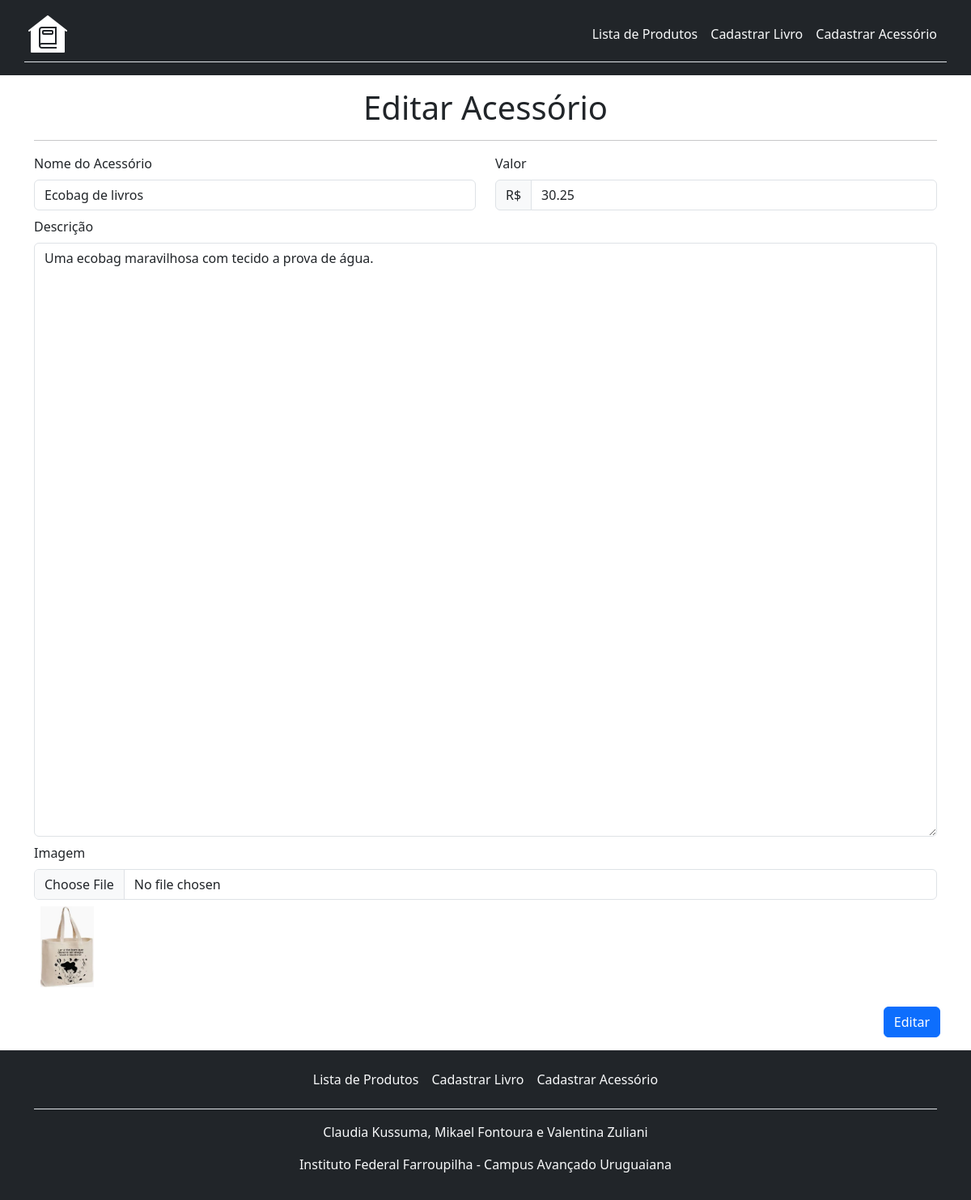
Page /edit_acessorio.php?id_acessorio=4 on the committed database.
### tables this page shows
CREATE TABLE `acessorio` (
  `id_acessorio` int(11) NOT NULL,
  `nome` varchar(255) NOT NULL,
  `descricao` text NOT NULL,
  `valor` decimal(10,2) NOT NULL,
  `imagem` varchar(255) NOT NULL
);

### edit_acessorio.php (the view, shortened to what this page needs)
<?php
$conexao = conectar();
$id_acessorio = $_GET['id_acessorio'];
$sql = "SELECT * FROM acessorio WHERE id_acessorio=$id_acessorio";
$resultado = mysqli_query($conexao, $sql);
$dados = mysqli_fetch_assoc($resultado);
?>
<!DOCTYPE html>
<html lang="pt-BR">
<head>
    <link href="https://cdn.jsdelivr.net/npm/bootstrap@5.3.2/dist/css/bootstrap.min.css" rel="stylesheet">
</head>
<body>
    <header>
        <nav class="navbar navbar-expand-sm bg-dark pb-2">
            <div class="container border-bottom p-1 mb-2">
                <img src="./assets/logo.png" class="navbar-brand me-3" width="50" height="auto">
                <ul class="navbar-nav text-end">
                    <li class="nav-item"><a class="nav-link link-body-emphasis px-2 text-light" href="index.php">Lista de Produtos</a></li>
                    <li class="nav-item"><a class="nav-link link-body-emphasis px-2 text-light" href="cad_livro.php">Cadastrar Livro</a></li>
                    <li class="nav-item"><a class="nav-link link-body-emphasis px-2 text-light" href="cad_acessorios.php">Cadastrar Acessório</a></li>
                </ul>
            </div>
        </nav>
    </header>
    <main class="container pt-3 pb-2">
        <div class="row">
            <div class="col-xl-12">
                <div class="text-center">
                    <h1>Editar Acessório</h1>
                    <hr>
                </div>
            </div>
        </div>
        <form action="processa_acessorio.php" method="POST" enctype="multipart/form-data">
            <div class="row">
                <div class="col-xl-6 pb-2">
                    <label class="form-label">Nome do Acessório</label>
                    <input class="form-control" type="text" name="nome" value="<?php echo $dados['nome']?>" required>
                </div>
                <div class="col-xl-6 pb-2">
                    <label class="form-label">Valor</label>
                    <div class="input-group">
                        <span class="input-group-text">R$</span>
                        <input type="text" name="valor" class="form-control" placeholder="20.50" value="<?php echo $dados['valor']?>" required>
                    </div>
                </div>
            </div>
            <div class="row">
                <div class="col-xl-12 pb-2">
                    <label class="form-label">Descrição</label>
                    <textarea class="form-control" name="descricao" id="texto" cols="100" rows="30" required><?php echo $dados['descricao']?></textarea>
                </div>
            </div>
            <div class="row">
                <div class="col-xl-12 pb-2">
                    <label class="form-label">Imagem</label>
                    <input class="form-control" type="file" name="imagem" required>
                    <div class="p-2"><img src="<?php echo $dados['imagem']?>" height="100px" width="auto"></div>
                </div>
            </div>
            <div class="row">
                <div class="p-2 text-end">
                    <button class="btn btn-primary" type="submit" name="editar">Editar</button>
                </div>
            </div>
        </form>
    </main>
    <footer class="py-3 bg-dark text-light">
        <div class="container">
            <ul class="nav justify-content-center border-bottom pb-3 mb-3">
                <li class="nav-item"><a class="nav-link link-body-emphasis px-2 text-light" href="index.php">Lista de Produtos</a></li>
                <li class="nav-item"><a class="nav-link link-body-emphasis px-2 text-light" href="cad_livro.php">Cadastrar Livro</a></li>
                <li class="nav-item"><a class="nav-link link-body-emphasis px-2 text-light" href="cad_acessorios.php">Cadastrar Acessório</a></li>
            </ul>
            <p class="text-center text-light">Claudia Kussuma, Mikael Fontoura e Valentina Zuliani</p>
            <p class="text-center text-light">Instituto Federal Farroupilha - Campus Avançado Uruguaiana</p>
        </div>
    </footer>
</body>
</html>

### rows in the picture
acessorio: nome "Ecobag de livros", valor "30.25", descricao "Uma ecobag maravilhosa com tecido a prova de água.", imagem (picture)
